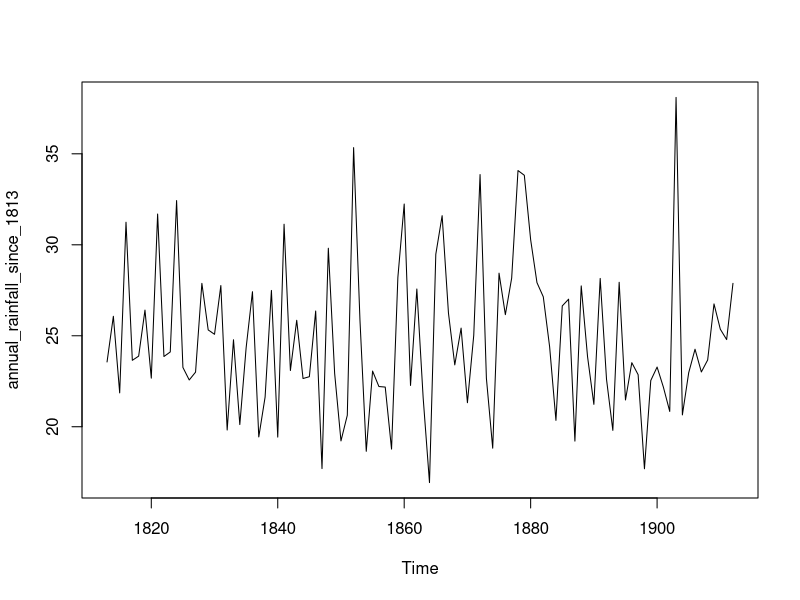
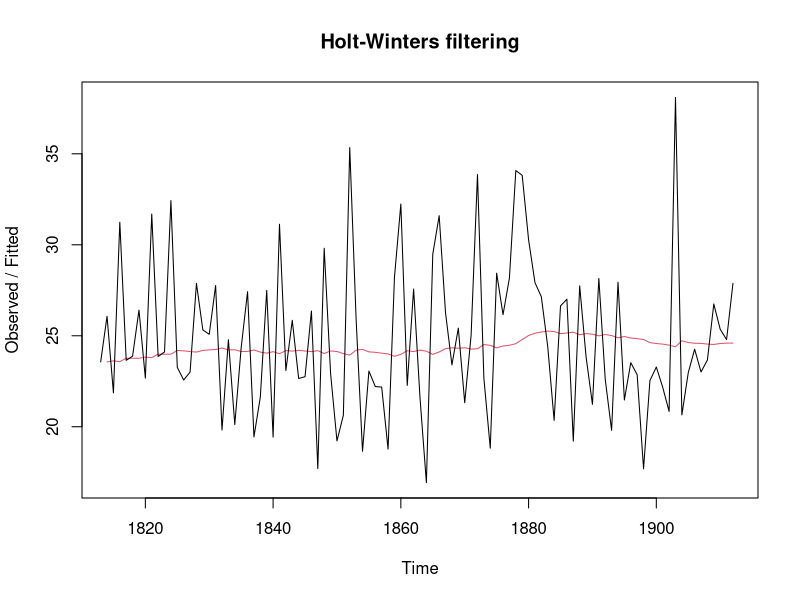
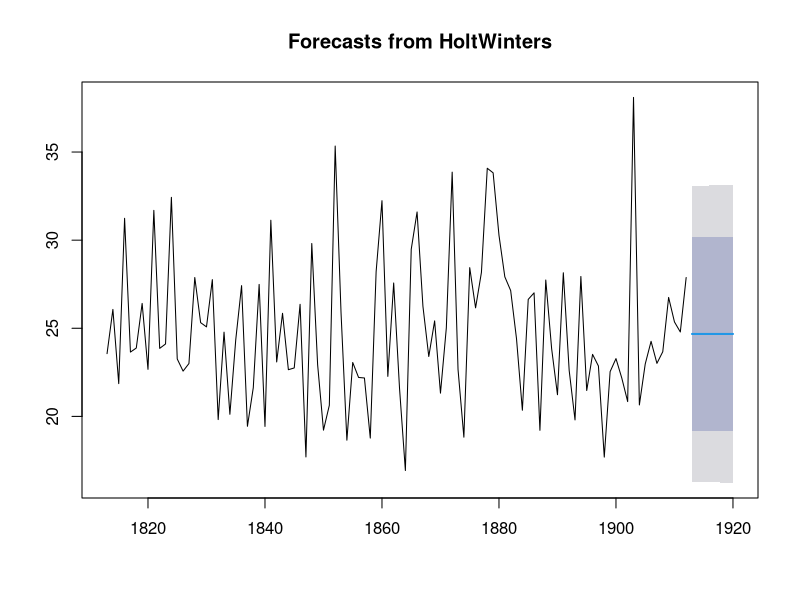
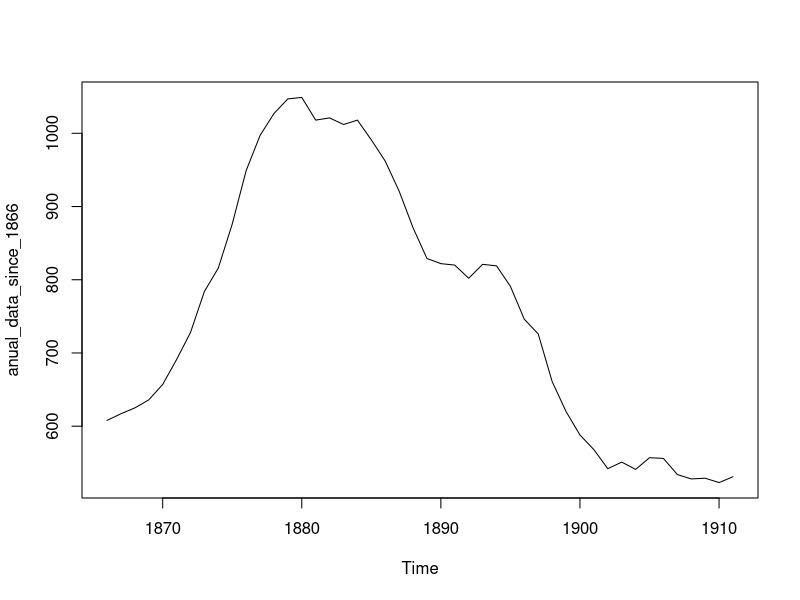
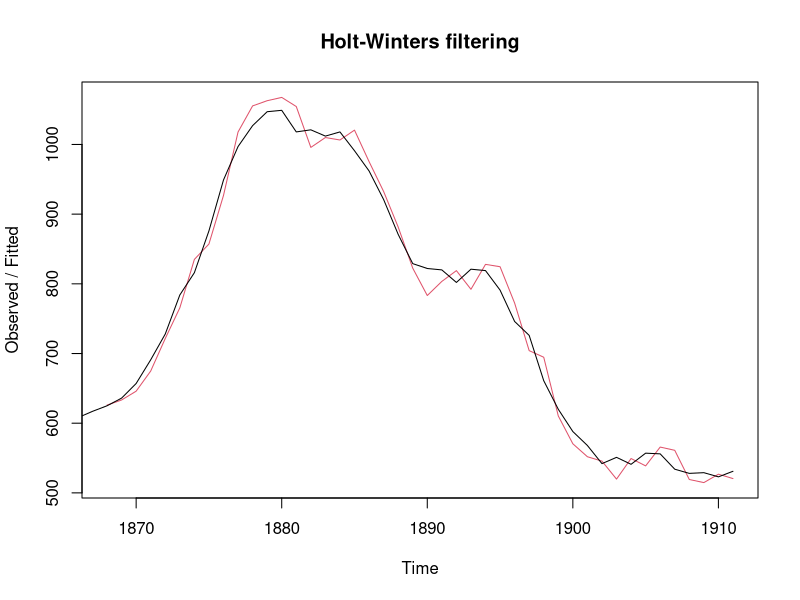
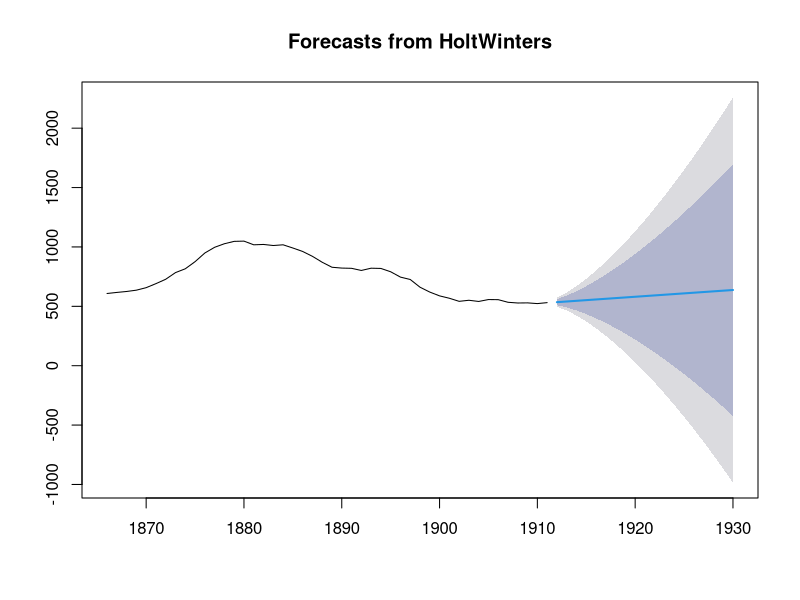
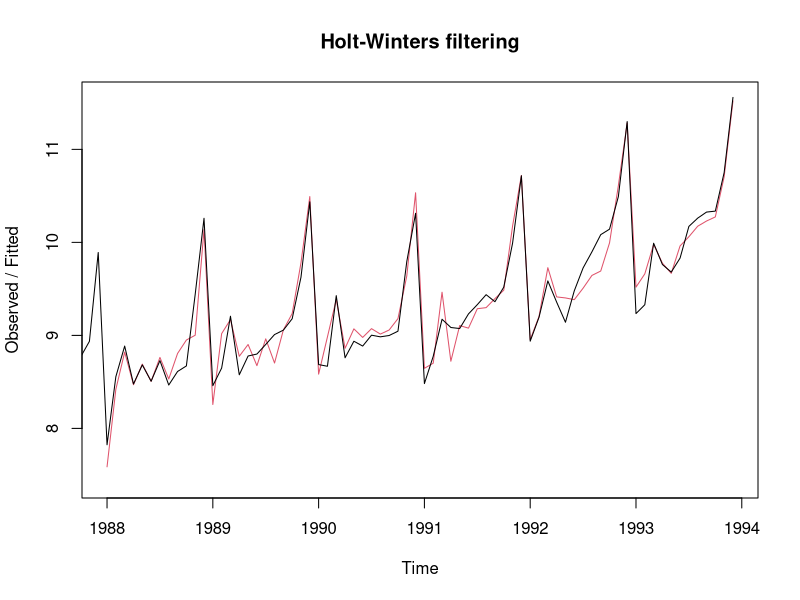
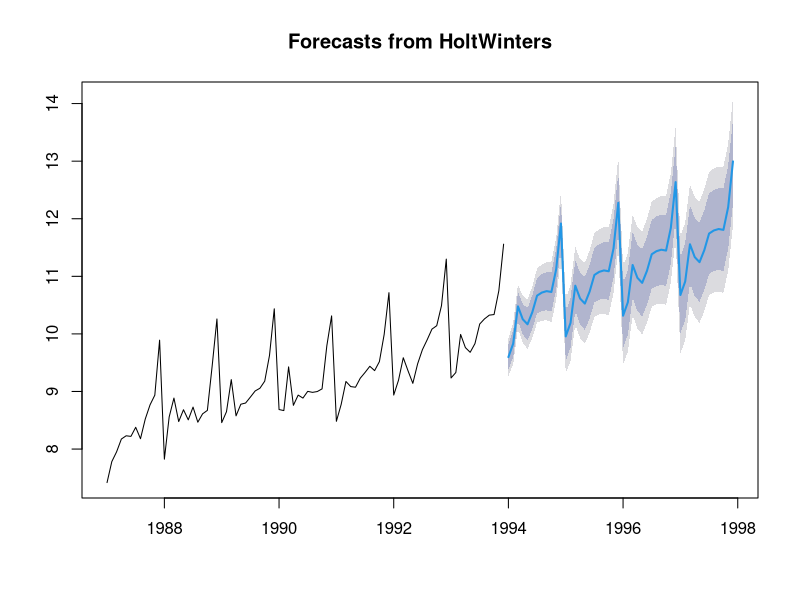

These figures' R source, in order:
## ---- chunk 1
knitr::opts_chunk$set(warning = FALSE, message = FALSE)
## ---- chunk 2
library(forecast)
rain <- read.csv('rainfall_london.csv')
ts1 <- ts(rain,start=c(1813))
plot(ts1)
## ---- chunk 3
ts1_forecast <- HoltWinters(ts1, beta=FALSE, gamma=FALSE)
ts1_forecast
## ---- chunk 4
ts1_forecast$fitted
plot(ts1_forecast)
## ---- chunk 5
ts1_forecast2 <- forecast(ts1_forecast, h=8)
ts1_forecast2
plot(ts1_forecast2)
## ---- chunk 6
skirts <- read.csv('skirts.csv')
ts2 <- ts(skirts,start=c(1866))
plot(ts2)
## ---- chunk 7
ts2_forecast <- HoltWinters(ts2, gamma=FALSE)
ts2_forecast
plot(ts2_forecast)
ts2_forecast2 <- forecast(ts2_forecast, h=19)
plot(ts2_forecast2)
## ---- chunk 8
souvenir <- read.csv('souvenir.csv')
souvenirtimeseries <- ts(souvenir, frequency=12, start=c(1987,1))
logsouvenirtimeseries <- log(souvenirtimeseries)
souvenirtimeseriesforecasts <- HoltWinters(logsouvenirtimeseries)
plot(souvenirtimeseriesforecasts)
## ---- chunk 9
souvenirtimeseriesforecasts2 <- forecast(souvenirtimeseriesforecasts, h=48)
plot(souvenirtimeseriesforecasts2)
## ---- chunk 10
souvenir <- read.csv('souvenir.csv')
souvenirtimeseries <- ts(souvenir, frequency=12, start=c(1987,1))
logsouvenirtimeseries <- souvenirtimeseries
souvenirtimeseriesforecasts <- HoltWinters(logsouvenirtimeseries)
plot(souvenirtimeseriesforecasts)
souvenirtimeseriesforecasts2 <- forecast(souvenirtimeseriesforecasts, h=48)
plot(souvenirtimeseriesforecasts2)
